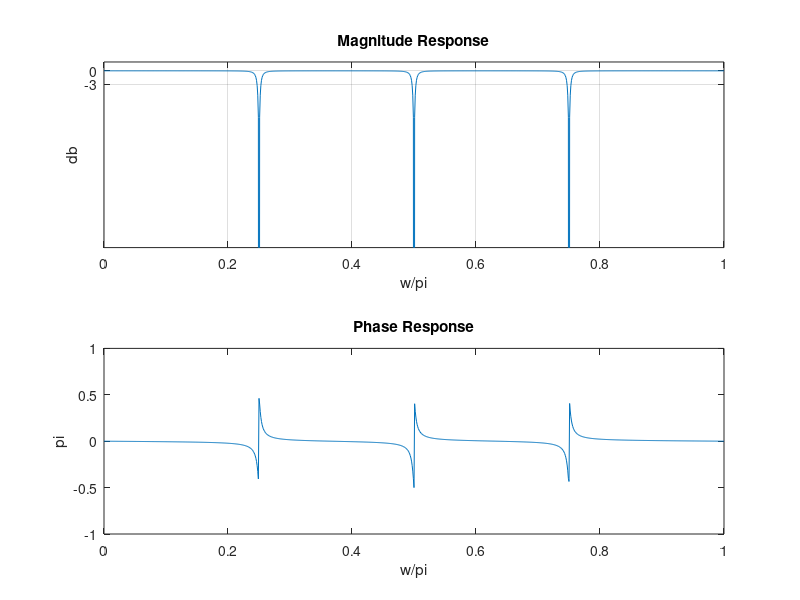

The MATLAB script that drew this image: (Note: this script raises an error after producing the figure.)
%Q2
fs = 8000;
omega0 = 2*pi*1000/8000;
omega1 = 2*pi*2000/8000;
omega2 = 2*pi*3000/8000;
z1 = exp(j*omega0);
z2 = conj(z1);
b1 = poly([z1,z2]);
p1 = 0.99*exp(j*omega0);
p2 = conj(p1);
a1 = poly([p1,p2]);
z3 = exp(j*omega1);
z4 = conj(z3);
b2 = poly([z3,z4]);
p3 = 0.99*exp(j*omega1);
p4 = conj(p3);
a2 = poly([p3,p4]);
z5 = exp(j*omega2);
z6 = conj(z5);
b3 = poly([z5,z6]);
p5 = 0.99*exp(j*omega2);
p6 = conj(p5);
a3 = poly([p5,p6]);
b = conv(b1,b2);
b = conv(b,b3);
a = conv(a1,a2);
a = conv(a,a3);

%Part 2

o = pi*linspace(0,1,1001);
H1 = freqz(b,a,o);
MagH1 = abs(H1);
PhaH1 = angle(H1);
dbH1 = 20*log10(MagH1/max(MagH1));
figure;
subplot(2,1,1);
plot(o/pi,dbH1);
xlabel('w/pi');
ylabel('db');
title('Magnitude Response');
xlim([0 1]);
ylim([-40 2]);
set(gca,'Ytick',[-3,0]);
grid;
subplot(2,1,2);
plot(o/pi, PhaH1/pi);
xlim([0 1]);
ylim([-1 1]);
xlabel('w/pi');
ylabel('pi');
title('Phase Response');
%%
%Part 3
load handel;
x = y';
nx = length(x);
n = 0:nx-1;
omega0 = 2*pi*1000/8000;
omega1 = 2*pi*2000/8000;
omega2 = 2*pi*3000/8000;
I0 = cos(omega0*n);
I1 = cos(omega1*n);
I2 = cos(omega2*n);
newX = x + I0 + I1 + I2;
sound(newX,Fs);
pause(5);
filtered = filter(b,a,newX);
sound(filtered, Fs);
